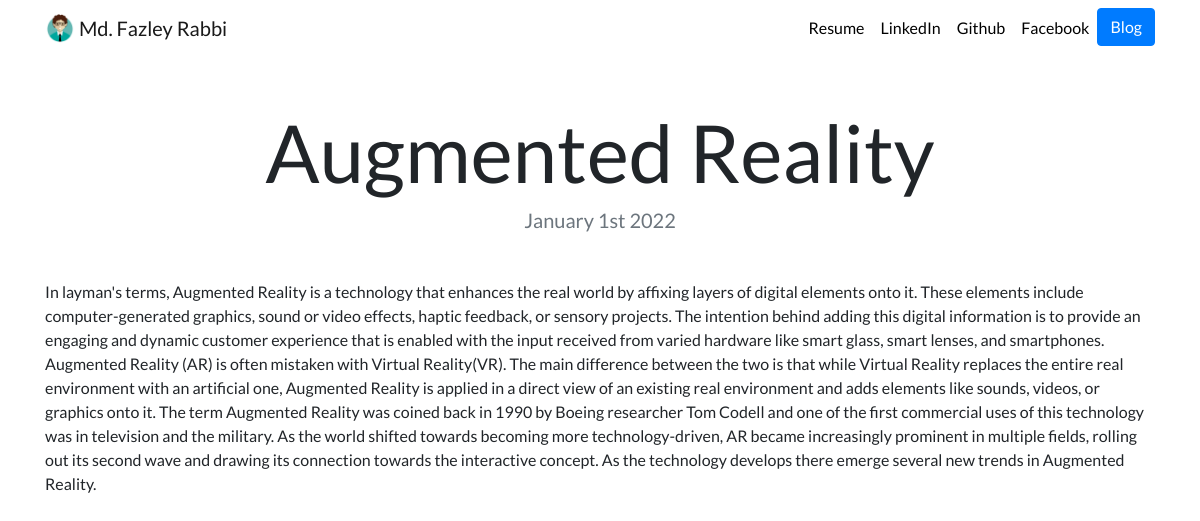
Page /blog/1/ on the committed database.
### blog/models.py (models this page shows)
class Blog(models.Model):
    title = models.CharField(max_length=200)
    description = models.TextField()
    date = models.DateField()

### blog/views.py (the view)
# urls.py: path('<int:blog_id>/',views.detail, name='detail' ),
def detail(request, blog_id):
    blog = get_object_or_404(Blog, pk= blog_id)
    return render(request, 'blog/detail.html', {'blog':blog})

### blog/templates/blog/detail.html
{% extends "portfolio/base.html" %}
{% load static %}
{% block content %}
<h1 class="text-center mt-5" id="blogdetailtitle">{{ blog.title }}</h1>
<h5 class="text-center text-muted mb-5">{{ blog.date|date:'F jS Y' }}</h5>
{{ blog.description|safe }}
{% endblock %}

### portfolio/static/portfolio/custom.css (style rules this page uses)
body { font-family: 'Lato', sans-serif; }
@media (min-width: 992px) { #blogdetailtitle { font-size: 5rem; } }

### rows in the picture
Blog: title "Augmented Reality", date "January 1st 2022", description "In layman's terms, Augmented Reality is a technology that enhances the real world by affixing layers of digital elements onto it. These elements include computer-generated graphics, sound or video effects, haptic feedback, or sensory projects. The intention behind adding this digital information is to provide an engaging and dynamic customer experience that is enabled with the input received from varied hardware like smart glass, smart lenses, and smartphones. Augmented Reality (AR) is often mistaken with Virtual Reality(VR). The main difference between the two is that while Virtual Reality replaces the entire real environment with an artificial one, Augmented Reality is applied in a direct…"
